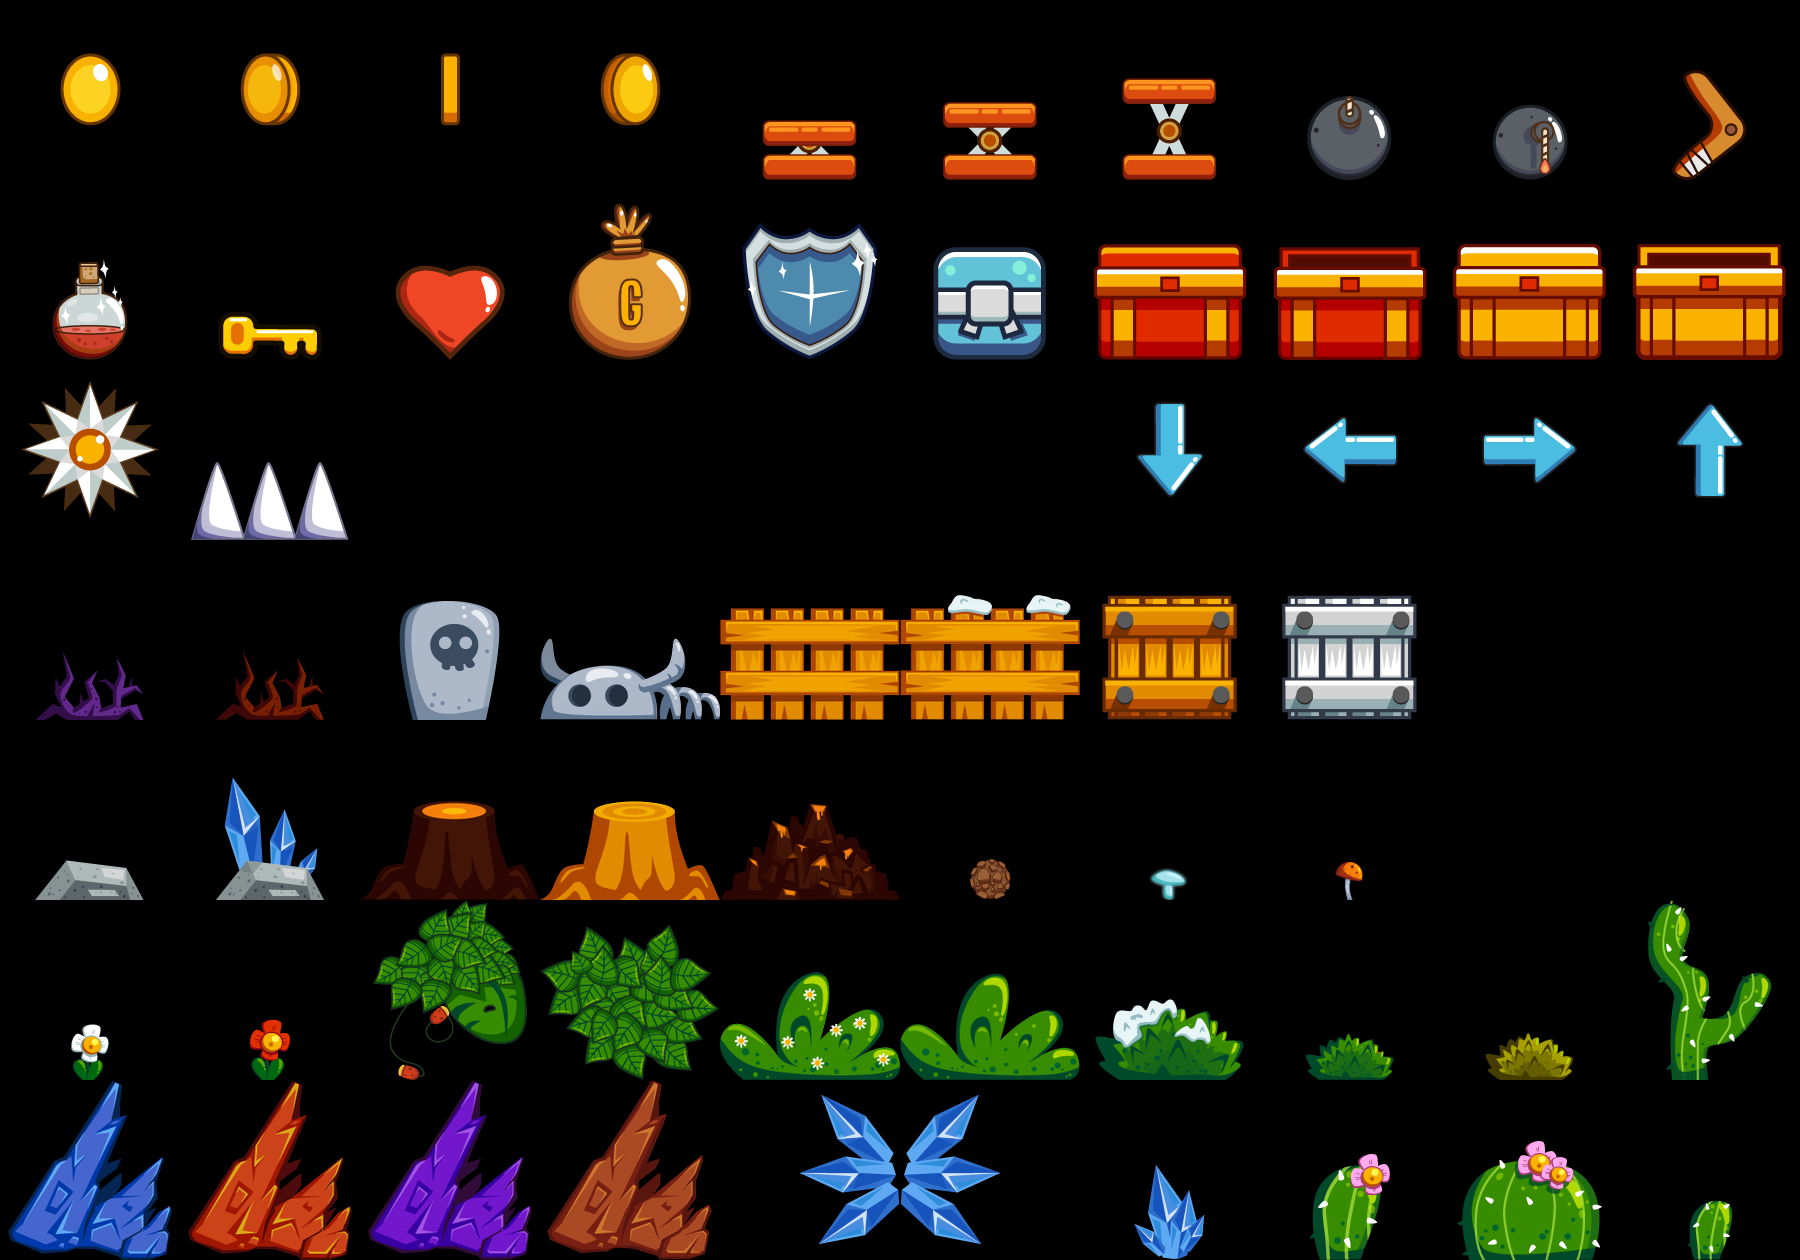

A level layout from a 2D game, rendered from its tile map. Below: a short description, then the map file with its tile-grid data intact:
An orthogonal 10x7 tile map with 180x180 px tiles, 1 tile layer (Vrstva dlaždic 1).

<map version="1.0" tiledversion="1.0.3" orientation="orthogonal" renderorder="right-down" width="10" height="7" tilewidth="180" tileheight="180" nextobjectid="1">
 <tileset firstgid="1" name="itemsSource" tilewidth="180" tileheight="180" tilecount="63" columns="0">
  <grid orientation="orthogonal" width="1" height="1" />
  <tile id="91">
   <image width="180" height="180" source="items 180 x 180/arrow down.png" />
  </tile>
  <tile id="92">
   <image width="180" height="180" source="items 180 x 180/arrow left.png" />
  </tile>
  <tile id="93">
   <image width="180" height="180" source="items 180 x 180/arrow right.png" />
  </tile>
  <tile id="94">
   <image width="180" height="180" source="items 180 x 180/arrow up.png" />
  </tile>
  <tile id="95">
   <image width="180" height="180" source="items 180 x 180/bomb 1.png" />
  </tile>
  <tile id="96">
   <image width="180" height="180" source="items 180 x 180/bomb 2.png" />
  </tile>
  <tile id="97">
   <image width="180" height="180" source="items 180 x 180/boomerang.png" />
  </tile>
  <tile id="98">
   <image width="180" height="180" source="items 180 x 180/box 1.png" />
  </tile>
  <tile id="99">
   <image width="180" height="180" source="items 180 x 180/box 2.png" />
  </tile>
  <tile id="100">
   <image width="180" height="180" source="items 180 x 180/bush big 1.png" />
  </tile>
  <tile id="101">
   <image width="180" height="180" source="items 180 x 180/bush big 2.png" />
  </tile>
  <tile id="102">
   <image width="180" height="180" source="items 180 x 180/bush medium snow.png" />
  </tile>
  <tile id="103">
   <image width="180" height="180" source="items 180 x 180/bush small 1.png" />
  </tile>
  <tile id="104">
   <image width="180" height="180" source="items 180 x 180/bush small 2.png" />
  </tile>
  <tile id="105">
   <image width="180" height="180" source="items 180 x 180/cactus 1.png" />
  </tile>
  <tile id="106">
   <image width="180" height="180" source="items 180 x 180/cactus 2.png" />
  </tile>
  <tile id="107">
   <image width="180" height="180" source="items 180 x 180/cactus 3.png" />
  </tile>
  <tile id="108">
   <image width="180" height="180" source="items 180 x 180/cactus 4.png" />
  </tile>
  <tile id="109">
   <image width="180" height="180" source="items 180 x 180/coin 1.png" />
  </tile>
  <tile id="110">
   <image width="180" height="180" source="items 180 x 180/coin 2.png" />
  </tile>
  <tile id="111">
   <image width="180" height="180" source="items 180 x 180/coin 4.png" />
  </tile>
  <tile id="112">
   <image width="180" height="180" source="items 180 x 180/coint 3.png" />
  </tile>
  <tile id="113">
   <image width="180" height="180" source="items 180 x 180/crystal 1 180x180.png" />
  </tile>
  <tile id="114">
   <image width="180" height="180" source="items 180 x 180/crystal 2 180x180.png" />
  </tile>
  <tile id="115">
   <image width="180" height="180" source="items 180 x 180/crystal 3 180x180.png" />
  </tile>
  <tile id="116">
   <image width="180" height="180" source="items 180 x 180/crystal 4 180x180.png" />
  </tile>
  <tile id="117">
   <image width="180" height="180" source="items 180 x 180/crystal left 180x180.png" />
  </tile>
  <tile id="118">
   <image width="180" height="180" source="items 180 x 180/crystal right 180x180.png" />
  </tile>
  <tile id="119">
   <image width="180" height="180" source="items 180 x 180/crystal small 180x180.png" />
  </tile>
  <tile id="120">
   <image width="180" height="180" source="items 180 x 180/dirt 180x180.png" />
  </tile>
  <tile id="121">
   <image width="180" height="180" source="items 180 x 180/fence 180x180.png" />
  </tile>
  <tile id="122">
   <image width="180" height="180" source="items 180 x 180/fence snow 180x180.png" />
  </tile>
  <tile id="123">
   <image width="180" height="180" source="items 180 x 180/flower 1.png" />
  </tile>
  <tile id="124">
   <image width="180" height="180" source="items 180 x 180/flower 2.png" />
  </tile>
  <tile id="125">
   <image width="180" height="180" source="items 180 x 180/grave 180x180.png" />
  </tile>
  <tile id="126">
   <image width="180" height="180" source="items 180 x 180/health.png" />
  </tile>
  <tile id="127">
   <image width="180" height="180" source="items 180 x 180/chopped tree 1 180x180.png" />
  </tile>
  <tile id="128">
   <image width="180" height="180" source="items 180 x 180/chopped tree 2 180x180.png" />
  </tile>
  <tile id="129">
   <image width="180" height="180" source="items 180 x 180/key.png" />
  </tile>
  <tile id="130">
   <image width="180" height="180" source="items 180 x 180/leaves 1.png" />
  </tile>
  <tile id="131">
   <image width="180" height="180" source="items 180 x 180/leaves 2.png" />
  </tile>
  <tile id="132">
   <image width="180" height="180" source="items 180 x 180/life.png" />
  </tile>
  <tile id="133">
   <image width="180" height="180" source="items 180 x 180/moneybag.png" />
  </tile>
  <tile id="134">
   <image width="180" height="180" source="items 180 x 180/mushroom 180x180.png" />
  </tile>
  <tile id="135">
   <image width="180" height="180" source="items 180 x 180/mushroom small.png" />
  </tile>
  <tile id="136">
   <image width="180" height="180" source="items 180 x 180/pillow.png" />
  </tile>
  <tile id="137">
   <image width="180" height="180" source="items 180 x 180/power.png" />
  </tile>
  <tile id="138">
   <image width="180" height="180" source="items 180 x 180/present.png" />
  </tile>
  <tile id="139">
   <image width="180" height="180" source="items 180 x 180/rock small.png" />
  </tile>
  <tile id="140">
   <image width="180" height="180" source="items 180 x 180/roots 1 180x180.png" />
  </tile>
  <tile id="141">
   <image width="180" height="180" source="items 180 x 180/roots 2 180x180.png" />
  </tile>
  <tile id="142">
   <image width="180" height="180" source="items 180 x 180/sceleton 180x180.png" />
  </tile>
  <tile id="143">
   <image width="180" height="180" source="items 180 x 180/spike 1.png" />
  </tile>
  <tile id="144">
   <image width="180" height="180" source="items 180 x 180/spike 2.png" />
  </tile>
  <tile id="145">
   <image width="180" height="180" source="items 180 x 180/spring 1.png" />
  </tile>
  <tile id="146">
   <image width="180" height="180" source="items 180 x 180/spring 2.png" />
  </tile>
  <tile id="147">
   <image width="180" height="180" source="items 180 x 180/spring 3.png" />
  </tile>
  <tile id="148">
   <image width="180" height="180" source="items 180 x 180/stone 180x180.png" />
  </tile>
  <tile id="149">
   <image width="180" height="180" source="items 180 x 180/stone crystal 180x180.png" />
  </tile>
  <tile id="150">
   <image width="180" height="180" source="items 180 x 180/treasure 1 open.png" />
  </tile>
  <tile id="151">
   <image width="180" height="180" source="items 180 x 180/treasure 1.png" />
  </tile>
  <tile id="152">
   <image width="180" height="180" source="items 180 x 180/treasure 2 open.png" />
  </tile>
  <tile id="153">
   <image width="180" height="180" source="items 180 x 180/treasure 2.png" />
  </tile>
 </tileset>
 <layer name="Vrstva dlaždic 1" width="10" height="7">
  <data encoding="csv">
110,111,113,112,146,147,148,96,97,98,
127,130,133,134,138,139,152,151,154,153,
145,144,0,0,0,0,92,93,94,95,
142,141,126,143,122,123,99,100,0,0,
149,150,128,129,121,140,136,135,0,0,
124,125,131,132,101,102,103,104,105,106,
114,115,116,117,118,119,120,107,108,109
</data>
 </layer>
</map>
